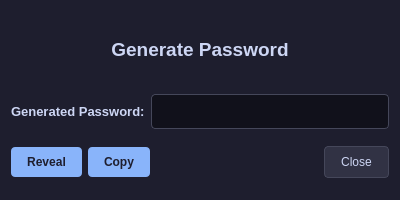
<?xml version="1.0" encoding="UTF-8"?>
<ui version="4.0">
 <class>Dialog</class>
 <widget class="QDialog" name="Dialog">
  <property name="geometry">
   <rect>
    <x>0</x>
    <y>0</y>
    <width>400</width>
    <height>200</height>
   </rect>
  </property>
  <property name="windowTitle">
   <string>Generate Password</string>
  </property>
  <property name="windowIcon">
   <iconset>
    <normaloff>../../SiriusVault/src/ico/siriusvault.ico</normaloff>../../SiriusVault/src/ico/siriusvault.ico</iconset>
  </property>
  <property name="styleSheet">
   <string notr="true">QDialog {
    background-color: #1e1e2e;
    color: #cdd6f4;
    font-family: &quot;Segoe UI&quot;;
}</string>
  </property>
  <layout class="QVBoxLayout" name="verticalLayout">
   <item>
    <widget class="QLabel" name="label">
     <property name="maximumSize">
      <size>
       <width>16777215</width>
       <height>55</height>
      </size>
     </property>
     <property name="styleSheet">
      <string notr="true">QLabel {
    color: #cdd6f4;
    font-size: 14pt;
    font-weight: bold;
}</string>
     </property>
     <property name="text">
      <string>Generate Password</string>
     </property>
     <property name="alignment">
      <set>Qt::AlignCenter</set>
     </property>
    </widget>
   </item>
   <item>
    <layout class="QHBoxLayout" name="horizontalLayout">
     <item>
      <widget class="QLabel" name="label_3">
       <property name="styleSheet">
        <string notr="true">QLabel {
    color: #cdd6f4;
    font-size: 10pt;
    font-weight: bold;
}</string>
       </property>
       <property name="text">
        <string>Generated Password:</string>
       </property>
      </widget>
     </item>
     <item>
      <widget class="QLineEdit" name="output_dialog_genP_generatedP">
       <property name="styleSheet">
        <string notr="true">QLineEdit {
    background-color: #11111b;
    border: 1px solid #45475a;
    border-radius: 4px;
    color: #a6adc8;
    padding: 8px;
    font-size: 10pt;
}

QLineEdit:focus {
    border: 1px solid #89b4fa;
}</string>
       </property>
       <property name="echoMode">
        <enum>QLineEdit::Password</enum>
       </property>
       <property name="readOnly">
        <bool>true</bool>
       </property>
       <property name="placeholderText">
        <string/>
       </property>
      </widget>
     </item>
    </layout>
   </item>
   <item>
    <layout class="QHBoxLayout" name="horizontalLayout_2">
     <item>
      <widget class="QPushButton" name="btn_dialog_genP_reveal">
       <property name="styleSheet">
        <string notr="true">QPushButton {
    background-color: #89b4fa;
    color: #1e1e2e;
    border: none;
    border-radius: 4px;
    padding: 8px 16px;
    font-weight: bold;
}

QPushButton:hover {
    background-color: #b4befe;
}

QPushButton:pressed {
    background-color: #74c7ec;
}</string>
       </property>
       <property name="text">
        <string>Reveal</string>
       </property>
      </widget>
     </item>
     <item>
      <widget class="QPushButton" name="btn_dialog_genP_copy">
       <property name="styleSheet">
        <string notr="true">QPushButton {
    background-color: #89b4fa;
    color: #1e1e2e;
    border: none;
    border-radius: 4px;
    padding: 8px 16px;
    font-weight: bold;
}

QPushButton:hover {
    background-color: #b4befe;
}

QPushButton:pressed {
    background-color: #74c7ec;
}</string>
       </property>
       <property name="text">
        <string>Copy</string>
       </property>
      </widget>
     </item>
     <item>
      <spacer name="horizontalSpacer">
       <property name="orientation">
        <enum>Qt::Horizontal</enum>
       </property>
       <property name="sizeHint" stdset="0">
        <size>
         <width>40</width>
         <height>20</height>
        </size>
       </property>
      </spacer>
     </item>
     <item>
      <widget class="QPushButton" name="btn_dialog_genP_close">
       <property name="styleSheet">
        <string notr="true">QPushButton {
    background-color: #313244;
    color: #cdd6f4;
    border: 1px solid #45475a;
    border-radius: 4px;
    padding: 8px 16px;
}

QPushButton:hover {
    background-color: #45475a;
    color: #ffffff;
}</string>
       </property>
       <property name="text">
        <string>Close</string>
       </property>
      </widget>
     </item>
    </layout>
   </item>
  </layout>
 </widget>
 <resources/>
 <connections/>
</ui>
